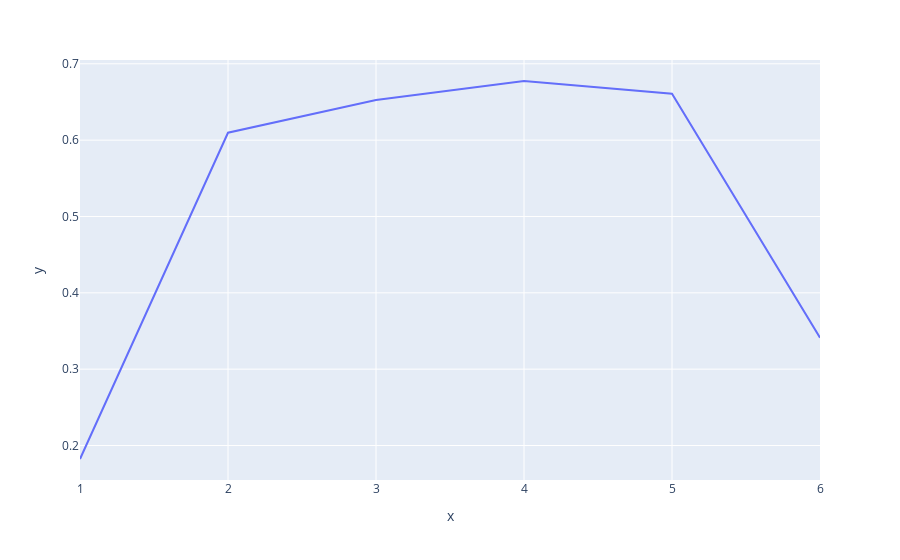

This figure's notebook cell:
### Code cell
data3 = data1[['classified_price','classified_land_surface','types',
               'encoded_bedrooms','encoded_kitchen',
               'avg_sal_zip_code']].copy()
data3.head()

#splitting into features and target
y3 = np.array(data3['classified_price'])
X3 = np.array(data3.drop('classified_price',axis = 1))

#splitting into train and test sets
from sklearn.model_selection import train_test_split
X3_train,X3_test,y3_train,y3_test = train_test_split(X3, y3, random_state = 41, test_size = 0.2)

#normalisation
from sklearn.preprocessing import StandardScaler
scaler = StandardScaler()
print(scaler.fit(X3_train))
print(scaler.mean_)
X3_train_scaled = scaler.transform(X3_train)
X3_test_scaled = scaler.transform(X3_test)

#polynomial Regression
degree_range = range (1,7)
score_list = []

from sklearn.pipeline import make_pipeline
from sklearn.linear_model import LinearRegression
from sklearn.preprocessing import PolynomialFeatures

for degree in degree_range:
    poly_model3 = make_pipeline(PolynomialFeatures(degree), LinearRegression())
    poly_model3.fit(X3_train_scaled, y3_train)
    #a = poly_model3.score(X3_train_scaled, y3_train)
    y_pred3 = poly_model3.predict(X3_test_scaled)
    score_list.append(poly_model3.score(X3_test_scaled,y3_test))
    
#plot the scores vs degree of the polynomial expression
fig = px.line(x = degree_range, y = score_list)
fig.show()
    
#training the polynomial regression model with the degree with best score
final_degree = 4
poly_model3 = make_pipeline(PolynomialFeatures(final_degree), LinearRegression())
poly_model3.fit(X3_train_scaled, y3_train)
a = poly_model3.score(X3_train_scaled, y3_train)
print(a)
y_pred3 = poly_model3.predict(X3_test_scaled)
b = poly_model3.score(X3_test_scaled,y3_test)
print(b)

### Figure 1 — Plotly figure (JSON) as saved in the notebook; plotly's stock layout.template omitted (floating-point values rounded to 4 significant figures)
{"data": [{"hovertemplate": "x=%{x}<br>y=%{y}<extra></extra>", "legendgroup": "", "line": {"color": "#636efa", "dash": "solid"}, "marker": {"symbol": "circle"}, "mode": "lines", "name": "", "orientation": "v", "showlegend": false, "type": "scatter", "x": [1, 2, 3, 4, 5, 6], "xaxis": "x", "y": [0.1823, 0.6097, 0.6525, 0.6775, 0.6607, 0.3413], "yaxis": "y"}], "layout": {"legend": {"tracegroupgap": 0}, "margin": {"t": 60}, "xaxis": {"anchor": "y", "domain": [0, 1], "title": {"text": "x"}}, "yaxis": {"anchor": "x", "domain": [0, 1], "title": {"text": "y"}}}}
